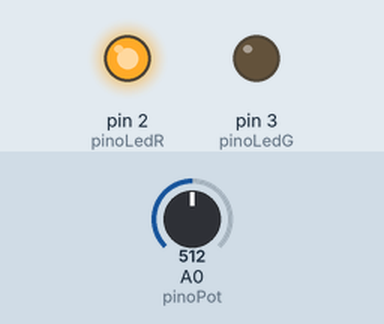
Recording of a sketch running on a simulated Arduino Uno, built with avr-gcc and run on an emulated ATmega328P. Parts: output pins drawn as LEDs (lit = HIGH). The test bench sets the inputs (shaded band); at power-on: A0 (pinoPot) = 512.

Above: at 1.2 s.
1.3 s: A0 (pinoPot) set to 781
2.8 s: A0 (pinoPot) set to 806
At 3.1 s:
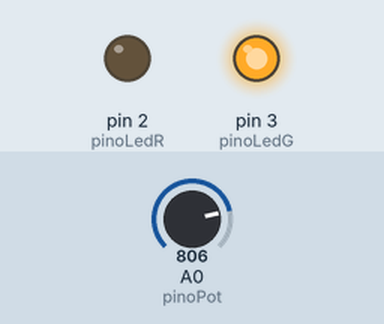
4.3 s: A0 (pinoPot) set to 790
At 5.1 s:
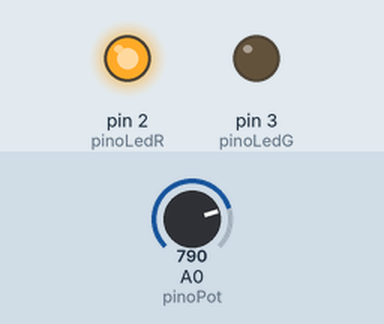
5.8 s: A0 (pinoPot) set to 810
At 6.6 s:
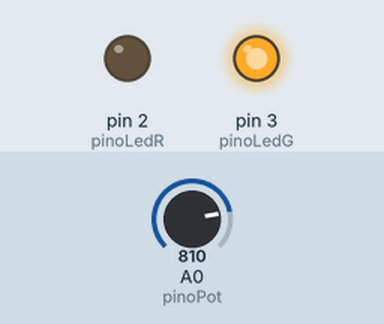
Timing chart, 0 to 8.3 s (numbered marks = the images above; inputs shaded):
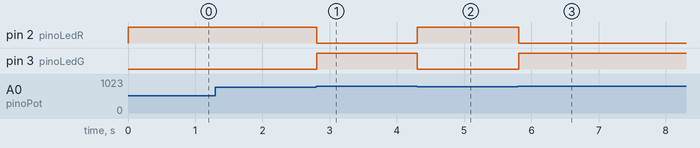

Measured:
- the behaviour switches between 799 and 800 on A0 (pinoPot) (found by bisection; images 0 and 1)
- after the input at 1.3 s, every drawn part: stays the same
- after the input at 2.8 s, pin 2 (pinoLedR): HIGH → LOW at once; pin 3 (pinoLedG): LOW → HIGH at once
- after the input at 4.3 s, pin 2 (pinoLedR): LOW → HIGH at once; pin 3 (pinoLedG): HIGH → LOW at once
- after the input at 5.8 s, pin 2 (pinoLedR): HIGH → LOW at once; pin 3 (pinoLedG): LOW → HIGH at once

The sketch:

potenciometro_leds.ino
```cpp
// Declaração de constantes (nº dos pinos)
const int pinoPot = A0;
const int pinoLedR = 2;
const int pinoLedG = 3;
// Declaração de variáveis
int valorPot = 0; // Variável que guardará o valor do potenciômetro

void setup()
{
  pinMode(pinoPot, INPUT);   // Pino do potenciômetro é um entrada
  pinMode(pinoLedR, OUTPUT); // e os dos LEDs são saídas
  pinMode(pinoLedG, OUTPUT);
}

void loop()
{
  valorPot = analogRead(pinoPot); // Guarda o valor do potenciômetro
  // lido com a função analogRead() na variável valorPot

  while (valorPot >= 800)
  { // Enquanto o valor do potenciômetro for
    // maior do que 800, o LED verde acenderá e o vermelho apagará
    digitalWrite(pinoLedG, HIGH);
    digitalWrite(pinoLedR, LOW);
    valorPot = analogRead(pinoPot);
  }
  while (valorPot < 800)
  { // Enquanto o valor for menor o contrário
    // que 800 o contrário ocorrerá
    digitalWrite(pinoLedG, LOW);
    digitalWrite(pinoLedR, HIGH);
    valorPot = analogRead(pinoPot); // O valor do potenciômetro deve
    // ser monitorado dentro do while(), pois ele é a condição de parada
  }
  delay(10);
}
```
